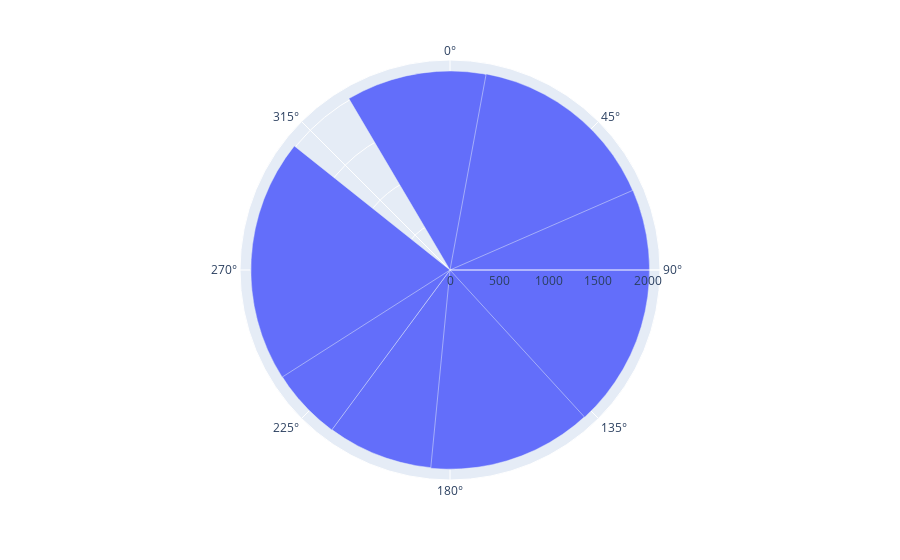

This figure's notebook cell:
### Code cell
px.bar_polar(r=years, theta=sales)

### Figure 1 — Plotly figure (JSON) as saved in the notebook; plotly's stock layout.template omitted (floating-point values rounded to 4 significant figures)
{"data": [{"hovertemplate": "r=%{r}<br>theta=%{theta}<extra></extra>", "legendgroup": "", "marker": {"color": "#636efa", "pattern": {"shape": ""}}, "name": "", "r": [2010, 2011, 2012, 2013, 2014, 2015, 2016, 2017, 2018, 2019], "showlegend": false, "subplot": "polar", "theta": [3781, 3360, 3145, 2772, 2165, 1713, 1230, 1147, 4006, 3702], "type": "barpolar"}], "layout": {"barmode": "relative", "legend": {"tracegroupgap": 0}, "margin": {"t": 60}, "polar": {"angularaxis": {"direction": "clockwise", "rotation": 90}, "domain": {"x": [0, 1], "y": [0, 1]}}}}
